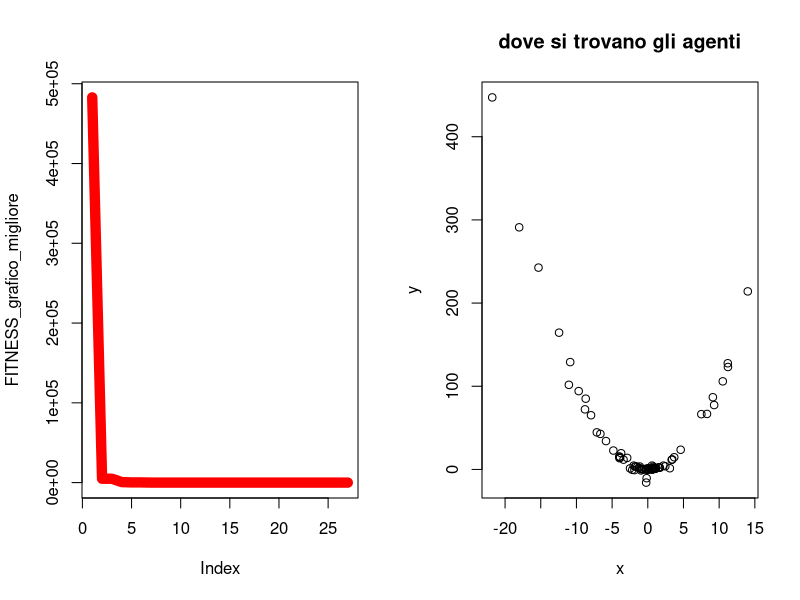

The R script that drew this image:
#  Author Nicola Bernabè ver 1.0 8/11/2021
# the implemented version of the PSO refers to the following Journal: Particle swarm optimization  
#authors Riccardo Poli · James Kennedy · Tim Blackwell 
#

#prendo 2 individui che saranno i genitori presi casualmente dalla popolazione
aggiornamento_posizione<-function(Sciame,MAX_DIMENSION_Sciame,j_iterazioni_particelle,C_1,C_2,W,ub,lb,BEST_FITNESS,min_max,FUNZIONE_COSTO){
    
    Sciame[3,j_iterazioni_particelle]<-W*Sciame[3,j_iterazioni_particelle]+C_1*runif(1,  0,1)*(BEST_FITNESS[1]-Sciame[1,j_iterazioni_particelle])+C_2*runif(1,  0,1)*(Sciame[5,j_iterazioni_particelle]-Sciame[1,j_iterazioni_particelle])#vx
    Sciame[4,j_iterazioni_particelle]<-W*Sciame[4,j_iterazioni_particelle]+C_1*runif(1,  0,1)*(BEST_FITNESS[2]-Sciame[2,j_iterazioni_particelle])+C_2*runif(1,  0,1)*(Sciame[6,j_iterazioni_particelle]-Sciame[2,j_iterazioni_particelle])#vy
    Sciame[1,j_iterazioni_particelle]<-Sciame[1,j_iterazioni_particelle]+Sciame[3,j_iterazioni_particelle]
    Sciame[2,j_iterazioni_particelle]<-Sciame[2,j_iterazioni_particelle]+Sciame[4,j_iterazioni_particelle]
    
    if(Sciame[1,j_iterazioni_particelle]>ub[1]){
        Sciame[1,j_iterazioni_particelle]<-ub[1]
    }
    if(Sciame[1,j_iterazioni_particelle]<lb[1]){
        Sciame[1,j_iterazioni_particelle]<-lb[1]
    }
    if(Sciame[2,j_iterazioni_particelle]>ub[2]){
        Sciame[2,j_iterazioni_particelle]<-ub[2]
    }
    if(Sciame[2,j_iterazioni_particelle]<lb[2]){
        Sciame[2,j_iterazioni_particelle]<-lb[2]
    }
    fitness<-FUNZIONE_COSTO(Sciame[1,j_iterazioni_particelle],Sciame[2,j_iterazioni_particelle])
    if(fitness<Sciame[7,j_iterazioni_particelle] && min_max==-1){#minimizzare
        Sciame[7,j_iterazioni_particelle]<-fitness
        Sciame[5,j_iterazioni_particelle]<- Sciame[1,j_iterazioni_particelle]
        Sciame[6,j_iterazioni_particelle]<- Sciame[2,j_iterazioni_particelle]
    }else if(fitness>Sciame[7,j_iterazioni_particelle] && min_max==1){#massimizzare
        Sciame[7,j_iterazioni_particelle]<-fitness
        Sciame[5,j_iterazioni_particelle]<- Sciame[1,j_iterazioni_particelle]
        Sciame[6,j_iterazioni_particelle]<- Sciame[2,j_iterazioni_particelle]
    }
    Sciame[8,j_iterazioni_particelle]<-fitness

    return(Sciame)
}

#aggiorni migliore fitness
aggiorna_fitness<-function(BEST_FITNESS,Migliore_fitness_generazione){
            BEST_FITNESS[1]<-Migliore_fitness_generazione[1]
            BEST_FITNESS[2]<-Migliore_fitness_generazione[2]
            BEST_FITNESS[3]<-Migliore_fitness_generazione[3]
    return(BEST_FITNESS)


}

#scorro su tutti gli individui e cerco il fitneess migliore
controllo_migliore_fitness<-function(Sciame,min_max){
    BEST_FITNESS<-c(Sciame[1,1],Sciame[2,1],Sciame[7,1])
    for(i in 2:dim(Sciame)[2]) {
        #message("controllo best ",BEST_FITNESS[3]," ",Sciame[7,i])
        if(BEST_FITNESS[3]>Sciame[8,i] && min_max==-1){#ricordo che la riga 8 è fitness corrente
            BEST_FITNESS[1]<-Sciame[1,i]#x corrente
            BEST_FITNESS[2]<-Sciame[2,i]#y corrente
            BEST_FITNESS[3]<-Sciame[8,i]#fitess corrente

        }else if(BEST_FITNESS[3]<Sciame[8,i]  && min_max==1){
            BEST_FITNESS[1]<-Sciame[1,i]#x corrente
            BEST_FITNESS[2]<-Sciame[2,i]#y corrente
            BEST_FITNESS[3]<-Sciame[8,i]#fitess corrente


        }


    }
    return(c(BEST_FITNESS[1],BEST_FITNESS[2],BEST_FITNESS[3]))
}






#inizializzo la matrice
inizializzazione<-function(ub, lb,MAX_UNKNOWNS,MAX_DIMENSION_Sciame,W,FUNZIONE_COSTO){
    Sciame<-matrix(1:1,nrow <- (MAX_UNKNOWNS*3)+2, ncol <- MAX_DIMENSION_Sciame)#oltre alla x e y ci aggiungo le 2 velocità, poi anche le x e y migliori della particella anche la fitness migliore della particella e quella corrente
    numero_casuale_x<-1
    numero_casuale_y <-1
    for(i in 1:dim(Sciame)[2]) {
        numero_casuale_x <- runif(1, lb[1],ub[1] )
        numero_casuale_y <- runif(1,  lb[2],ub[2])
        Sciame[1,i] <-numero_casuale_x
        Sciame[2,i] <-numero_casuale_y
        Sciame[3,i]<-W
        Sciame[4,i]<-W
        Sciame[5,i]<-Sciame[1,i]#migliore della particella x
        Sciame[6,i]<-Sciame[2,i]#migliore della particella y
        Sciame[7,i] <-FUNZIONE_COSTO(Sciame[1,i],Sciame[2,i])#usero solo per una volta questa fitness per calcolare la velocità sia per soluzione relativa migliore alla particella,sia per soluzione globale
        Sciame[8,i] <-FUNZIONE_COSTO(Sciame[1,i],Sciame[2,i])#fitness corrente
    }

    return (Sciame)
}
aggiorno_file_individui<-function(Sciame,MAX_DIMENSION_Sciame,generazione){
                individuo<-c()
                x<-c()
                y<-c()
                fitness<-c()
                for(i in 1:MAX_DIMENSION_Sciame) {
                    x<-c(x,Sciame[1,i])
                    y<-c(y,Sciame[2,i])
                    fitness<-c(fitness,Sciame[3,i])
                    
                    }
            df<-data.frame(x,y,fitness)
            #nome_file<-"generazione"+generazione+".cvs"
            nome_file = paste("PSO Sciaame generazione ",generazione,".txt",sep="")
            #write.csv(df, file=nome_file,sep=";",row.names=FALSE)
            write.table(df, file= nome_file,sep=";",row.names=FALSE)
            }

mainPSO<-function(ub,lb,MAX_UNKNOWNS,MAX_DIMENSION_Sciame,Generazioni,STAZIONARIETA,min_max,stampo_generazione,precisione,C_1,C_2,W,FUNZIONE_COSTO){
    

    
    Sciame<-inizializzazione(ub, lb,MAX_UNKNOWNS,MAX_DIMENSION_Sciame,W,FUNZIONE_COSTO)#inizializzo la popolazione
    BEST_FITNESS<-controllo_migliore_fitness(Sciame,min_max)
    FITNESS_grafico_migliore<-c()
    FITNESS_grafico_migliore_generazione<-c()
    #iterazioni calcolo per trovare il minimo
    indice_stazionarieta<-0#aumenta ad ogni generazione
    n_generazioni<-0

 

    for(i in 1:Generazioni){
        n_generazioni<-i
        for(j_iterazioni_particelle in 1:MAX_DIMENSION_Sciame){#muovo tutte le particelle una volta
            Sciame<-aggiornamento_posizione(Sciame,MAX_DIMENSION_Sciame,j_iterazioni_particelle,C_1,C_2,W,ub,lb,BEST_FITNESS,min_max,FUNZIONE_COSTO)
        }
        Migliore_fitness_generazione<-controllo_migliore_fitness(Sciame,min_max)
        
        #print(Migliore_fitness_generazione)
        if(Migliore_fitness_generazione[3]<BEST_FITNESS[3]  && min_max==-1){#minimizzo
            BEST_FITNESS<-aggiorna_fitness(BEST_FITNESS,Migliore_fitness_generazione)
            indice_stazionarieta=0#ritorno a 0 la stazionarietà
            message("migliore soluzione-> x ",BEST_FITNESS[1]," y ",BEST_FITNESS[2]," fitness ",BEST_FITNESS[3])
        }else if(Migliore_fitness_generazione[3]>BEST_FITNESS[3]  && min_max==1){#minimizzo
            BEST_FITNESS<-aggiorna_fitness(BEST_FITNESS,Migliore_fitness_generazione)
            indice_stazionarieta=0#ritorno a 0 la stazionarietà
            message("migliore soluzione-> x ",BEST_FITNESS[1]," y ",BEST_FITNESS[2]," fitness ",BEST_FITNESS[3])
        }
        FITNESS_grafico_migliore<-c(FITNESS_grafico_migliore,BEST_FITNESS[3])
        FITNESS_grafico_migliore_generazione<-c(FITNESS_grafico_migliore_generazione,Migliore_fitness_generazione[3])

        if(indice_stazionarieta>=STAZIONARIETA){
            message("troppo stazionaria ","generazione-> ",i," stazionario->",indice_stazionarieta)
            aggiorno_file_individui(Sciame,MAX_DIMENSION_Sciame,i)
            break
        }else{
            indice_stazionarieta=indice_stazionarieta+1
        }
        if((i%%stampo_generazione)==0){#stampo così so che sta facendo qualcosa
        
            message("generazione-> ",i," stazionario->",indice_stazionarieta)
            aggiorno_file_individui(Sciame,MAX_DIMENSION_Sciame,i)

        }
        if(BEST_FITNESS[3]<precisione && min_max==-1){
            message("finito algoritmo PSO, sono riuscito ad avere una soluzione molto buona ed è ",BEST_FITNESS[3]," alla generazione-> ",i)
            aggiorno_file_individui(Sciame,MAX_DIMENSION_Sciame,i)
            break
        }else if(BEST_FITNESS[3]>precisione && min_max==1){
            message("finito algoritmo PSO, sono riuscito ad avere una soluzione molto buona ed è ",BEST_FITNESS[3]," alla generazione-> ",i)
            aggiorno_file_individui(Sciame,MAX_DIMENSION_Sciame,i)
            break
        }
    }
    windows()
    par(mfrow=c(1,2))
    plot(FITNESS_grafico_migliore, type="l", col="red",lwd=10)
    #lines(FITNESS_grafico_migliore_generazione, type="l", col="blue",lty=5)
    #title(main="migliore e andamento fitness per generazione", col.main="blue", font.main="4")
    
    x_particelle<-c()
    y_particelle<-c()
    for(x_y in 1:MAX_DIMENSION_Sciame){
        x_particelle<-c(x_particelle,Sciame[5,x_y])
        y_particelle<-c(y_particelle,Sciame[6,x_y])

    }

    plot(x_particelle, y_particelle, xlab="x",ylab="y", main="dove si trovano gli agenti") 

BEST_FITNESS<-list(BEST_FITNESS,"PSO",n_generazioni)
 return(BEST_FITNESS)
}


#riesco a trovare la soluzione con questi intervalli 
#ub<-c(1000000000,1000000000)  # upper bound of the unknowns
#lb<-c(-1000000000,-1000000000)  #lower bound of the unknowns
#W=0.2

#milione
#ub<-c(1000000,1000000)  # upper bound of the unknowns
#lb<-c(-1000000,-1000000)  #lower bound of the unknowns
#W=0.3

#ub<-c(10000,10000)  # upper bound of the unknowns
#lb<-c(-10000,-10000)  #lower bound of the unknowns
#W=0.1

#ub<-c(100,100)  # upper bound of the unknowns
#lb<-c(-100,-100)  #lower bound of the unknowns
ub<-c(512,512)  
lb<-c(-512,-512)
#ub<-c(5,5)  # upper bound of the unknowns
#lb<-c(-5,-5)  #lower bound of the unknowns
#ub<-c(20,20)  # upper bound of the unknowns
#lb<-c(-20,-20)  #lower bound of the unknowns
W=0.3#0.02 o 0.3
MAX_UNKNOWNS<-2  #numero variabili
MAX_DIMENSION_Sciame<-100#dimensione popolazione
Generazioni<-1000000
STAZIONARIETA<-50000
min_max<--1#-1 minimizzo,1 massimizzo
stomp_file_percetuale_gen=0.10#in percentuale
stampo_generazione<-Generazioni/stomp_file_percetuale_gen#quando creare file degli individui
#massimizzo
#precisione<-11.99999999#Parabolic Function
#precisione<-79.9999#rastrigin function 
#precisione<-415.2384791312#Parabolic Function

#minimizzo
precisione<-0.001#
#precisione<--0.999999#Easom function
#precisione<-0.2925789999#Schaffer function N. 4 f(0,+-1.25313)=0.292579
#precisione<--0.999999#per funzioni con minimo negativo
#precisione<--959.6406#Eggholder function   f(512,404.2319)=-959.6407   i domini x e y   ub<-c(512,512)  lb<-c(-512,-512)
#precisione<--2.06261 #CROSS-IN-TRAY FUNCTION
C_1<-2#forza attrazione cognitiva
C_2<-2#forza attrazione sociale


FUNZIONE_COSTO<-function(x,y){
    z<-(100*(y-(x)^2)^2)+(1-x)^2#FUNZIONE_COSTO banana  f(1,1)=0
    #z<-((1-x)^2)+100*((y-x^2))^2#Rosenbrock function constrained with a cubic and a line  sol f(1,1)=0
    #z<-(1.5-x+x*y)^2+(2.25-x+x*y^2)^2+(2.625-x+x*y^3)^2#Beale function f(3,0.5)=0
    #z<-0.26*(x^2+y^2)-0.48*x*y#Matyas function f(0,0)=0
    #z<-(sin(3*pi*x))^2+(x-1)^2*(1+sin(3*pi*y))+(y-1)^2*(1+(sin(2*pi*y))^2)#Lévi function N.13  f(1,1)=0
    #z<-0.5+((sin(x^2-y^2))^2-0.5)/(1+0.001*(x^2+y^2))^2#Schaffer function N. 2  f(0,0)=0
    #z<-2*x^2-1.05*x^4+(x^6/6)+x*y+y^2#THREE-HUMP CAMEL FUNCTION xi  [-5, 5]  f(0,0)=0
    #z<-100*sqrt(abs(y-0.01*x^2))+0.01*abs(x+10)#Bukin function N.6 f(-10,1)=0
    #z<--20*exp(-0.2*sqrt((1/2)*(x*x+y*y)))-exp(1/2*((cos(2*pi*x)+cos(2*pi*y))))+20+exp(1)#ACKLEY FUNCTION xi  [-32.768, 32.768]  f(0,0)=0


    #z<-0.5+(((cos(sin(abs(x^2-y^2))))^2 - 0.5)/((1 + 0.001*(x^2+y^2))^2))#Schaffer function N. 4 f(0,+-1.25313)=0.292579

    #con minimo negativo
    #z<--0.0001*(abs((sin(x)*sin(y)*exp(abs(100 - sqrt(x^2+y^2)/pi))))+1)^0.1#CROSS-IN-TRAY FUNCTION  xi  [-10, 10]  f(1.3491,-1.3491 | 1.3491,1.3491 | -1.3491,1.3491)=-2.06261
    #z<--cos(x)*cos(y)*exp(-((x-pi)^2+(y-pi)^2))#Easom function f(pi,pi)=-1  mettere precisione -0.999999
    
    #z<--(y+47)*sin(sqrt(abs(x/2+(y+47))))-x*sin(sqrt(abs(x-(y+47))))#Eggholder function   f(512,404.2319)=-959.6407    
    #precisione<--959.6406999
    #ub<-c(512,512)  
    #lb<-c(-512,-512)


    #massimizzare
    #z<-12-(x^2+y^2)/100 #Parabolic Function  f(0,0)=12 non so ma il massimo è 12
    #z<-80-(20+x^2+y^2-10*(cos(2*pi*x)+cos(2*pi*y)))#rastrigin function f(0,0)=80
    #z<-275-((x^4-16*x^2+5*x*0.5)+(y^4-16*y^2+5*y*0.5)+3)#Styblinski Function f(-2.8667,-2.8667)=414.23847913
    return (z)
}

soluzione<-mainPSO(ub,lb,MAX_UNKNOWNS,MAX_DIMENSION_Sciame,Generazioni,STAZIONARIETA,min_max,stampo_generazione,precisione,C_1,C_2,W,FUNZIONE_COSTO)
#print(soluzione)
#W<-0
#x<-c()
#y<-c()
#fitness<-c()
#w_critico<-c()
#generazioni_soluzione<-c()
#for(i in 1:50){
#    W<-W+0.01
#    message(i," W ",W)
#    soluzione<-mainPSO(ub,lb,MAX_UNKNOWNS,MAX_DIMENSION_Sciame,Generazioni,STAZIONARIETA,min_max,stampo_generazione,precisione,C_1,C_2,W,FUNZIONE_COSTO)
#    w_critico<-c(w_critico,W)
#    x<-c(x,soluzione[[1]][1])
#    y<-c(y,soluzione[[1]][2])
#    fitness<-c(fitness,soluzione[[1]][3])
#    generazioni_soluzione<-c(generazioni_soluzione,soluzione[[3]][1])
    

#}
#df<-data.frame(x,y,fitness,generazioni_soluzione,w_critico)
#write.table(df, file="tabella PSO.csv",sep=";",row.names=FALSE)

algoritmo<-c(soluzione[[2]][1])
x<-c(soluzione[[1]][1])
y<-c(soluzione[[1]][2])
fitness<-c(soluzione[[1]][3])
generazioni_soluzione<-c(soluzione[[3]][1])
df<-data.frame(algoritmo,x,y,fitness,generazioni_soluzione)
write.table(df, file="soluzione PSO.txt",sep=";",row.names=FALSE)
